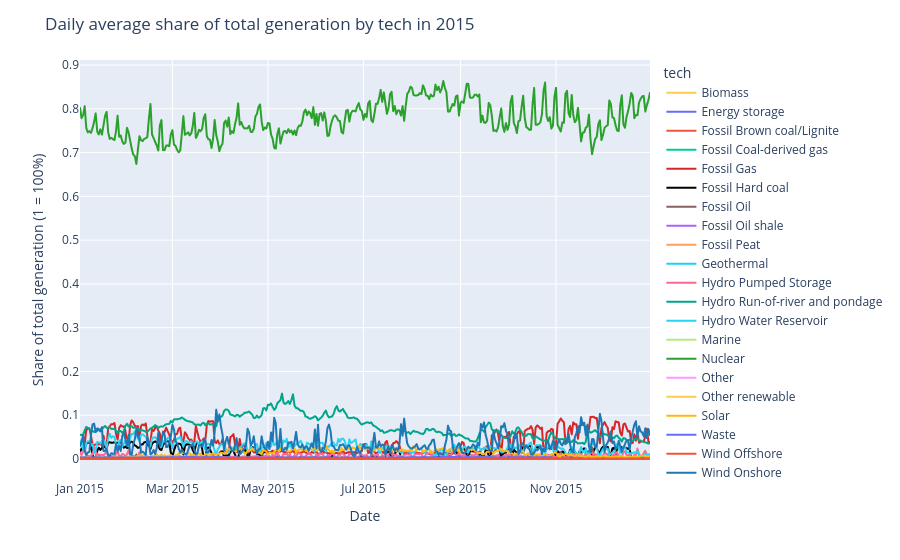

Notebook source saved alongside this figure:
### Code cell
df_m = m.copy()
fig = px.line(
    df_m,
    x="date",
    y="daily_avg_share_gen",
    color="tech",
    markers=False,
    color_discrete_map=color_map,
    labels={
        'daily_avg_share_gen':'Share of total generation (1 = 100%)',
        'date':'Date',
    }
)
fig.update_layout(title="Daily average share of total generation by tech in 2015")
fig.show()

### Figure 1 — Plotly figure (JSON) as saved in the notebook; plotly's stock layout.template omitted (floating-point values rounded to 4 significant figures; data arrays with more than 128 entries replaced by an {"elided": "..."} marker saying what was removed)
{"data": [{"hovertemplate": "tech=Biomass<br>Date=%{x}<br>Share of total generation (1 = 100%)=%{y}<extra></extra>", "legendgroup": "Biomass", "line": {"color": "#FECB52", "dash": "solid"}, "marker": {"symbol": "circle"}, "mode": "lines", "name": "Biomass", "showlegend": true, "type": "scattergl", "x": {"elided": "365 str values"}, "xaxis": "x", "y": {"elided": "365 float values"}, "yaxis": "y"}, {"hovertemplate": "tech=Energy storage<br>Date=%{x}<br>Share of total generation (1 = 100%)=%{y}<extra></extra>", "legendgroup": "Energy storage", "line": {"color": "#636efa", "dash": "solid"}, "marker": {"symbol": "circle"}, "mode": "lines", "name": "Energy storage", "showlegend": true, "type": "scattergl", "x": {"elided": "365 str values"}, "xaxis": "x", "y": {"elided": "365 float values"}, "yaxis": "y"}, {"hovertemplate": "tech=Fossil Brown coal/Lignite<br>Date=%{x}<br>Share of total generation (1 = 100%)=%{y}<extra></extra>", "legendgroup": "Fossil Brown coal/Lignite", "line": {"color": "#EF553B", "dash": "solid"}, "marker": {"symbol": "circle"}, "mode": "lines", "name": "Fossil Brown coal/Lignite", "showlegend": true, "type": "scattergl", "x": {"elided": "365 str values"}, "xaxis": "x", "y": {"elided": "365 float values"}, "yaxis": "y"}, {"hovertemplate": "tech=Fossil Coal-derived gas<br>Date=%{x}<br>Share of total generation (1 = 100%)=%{y}<extra></extra>", "legendgroup": "Fossil Coal-derived gas", "line": {"color": "#00cc96", "dash": "solid"}, "marker": {"symbol": "circle"}, "mode": "lines", "name": "Fossil Coal-derived gas", "showlegend": true, "type": "scattergl", "x": {"elided": "365 str values"}, "xaxis": "x", "y": {"elided": "365 float values"}, "yaxis": "y"}, {"hovertemplate": "tech=Fossil Gas<br>Date=%{x}<br>Share of total generation (1 = 100%)=%{y}<extra></extra>", "legendgroup": "Fossil Gas", "line": {"color": "#d62728", "dash": "solid"}, "marker": {"symbol": "circle"}, "mode": "lines", "name": "Fossil Gas", "showlegend": true, "type": "scattergl", "x": {"elided": "365 str values"}, "xaxis": "x", "y": {"elided": "365 float values"}, "yaxis": "y"}, {"hovertemplate": "tech=Fossil Hard coal<br>Date=%{x}<br>Share of total generation (1 = 100%)=%{y}<extra></extra>", "legendgroup": "Fossil Hard coal", "line": {"color": "#000000", "dash": "solid"}, "marker": {"symbol": "circle"}, "mode": "lines", "name": "Fossil Hard coal", "showlegend": true, "type": "scattergl", "x": {"elided": "365 str values"}, "xaxis": "x", "y": {"elided": "365 float values"}, "yaxis": "y"}, {"hovertemplate": "tech=Fossil Oil<br>Date=%{x}<br>Share of total generation (1 = 100%)=%{y}<extra></extra>", "legendgroup": "Fossil Oil", "line": {"color": "#896060", "dash": "solid"}, "marker": {"symbol": "circle"}, "mode": "lines", "name": "Fossil Oil", "showlegend": true, "type": "scattergl", "x": {"elided": "365 str values"}, "xaxis": "x", "y": {"elided": "365 float values"}, "yaxis": "y"}, {"hovertemplate": "tech=Fossil Oil shale<br>Date=%{x}<br>Share of total generation (1 = 100%)=%{y}<extra></extra>", "legendgroup": "Fossil Oil shale", "line": {"color": "#ab63fa", "dash": "solid"}, "marker": {"symbol": "circle"}, "mode": "lines", "name": "Fossil Oil shale", "showlegend": true, "type": "scattergl", "x": {"elided": "365 str values"}, "xaxis": "x", "y": {"elided": "365 float values"}, "yaxis": "y"}, {"hovertemplate": "tech=Fossil Peat<br>Date=%{x}<br>Share of total generation (1 = 100%)=%{y}<extra></extra>", "legendgroup": "Fossil Peat", "line": {"color": "#FFA15A", "dash": "solid"}, "marker": {"symbol": "circle"}, "mode": "lines", "name": "Fossil Peat", "showlegend": true, "type": "scattergl", "x": {"elided": "365 str values"}, "xaxis": "x", "y": {"elided": "365 float values"}, "yaxis": "y"}, {"hovertemplate": "tech=Geothermal<br>Date=%{x}<br>Share of total generation (1 = 100%)=%{y}<extra></extra>", "legendgroup": "Geothermal", "line": {"color": "#19d3f3", "dash": "solid"}, "marker": {"symbol": "circle"}, "mode": "lines", "name": "Geothermal", "showlegend": true, "type": "scattergl", "x": {"elided": "365 str values"}, "xaxis": "x", "y": {"elided": "365 float values"}, "yaxis": "y"}, {"hovertemplate": "tech=Hydro Pumped Storage<br>Date=%{x}<br>Share of total generation (1 = 100%)=%{y}<extra></extra>", "legendgroup": "Hydro Pumped Storage", "line": {"color": "#FF6692", "dash": "solid"}, "marker": {"symbol": "circle"}, "mode": "lines", "name": "Hydro Pumped Storage", "showlegend": true, "type": "scattergl", "x": {"elided": "365 str values"}, "xaxis": "x", "y": {"elided": "365 float values"}, "yaxis": "y"}, {"hovertemplate": "tech=Hydro Run-of-river and pondage<br>Date=%{x}<br>Share of total generation (1 = 100%)=%{y}<extra></extra>", "legendgroup": "Hydro Run-of-river and pondage", "line": {"color": "#00a58c", "dash": "solid"}, "marker": {"symbol": "circle"}, "mode": "lines", "name": "Hydro Run-of-river and pondage", "showlegend": true, "type": "scattergl", "x": {"elided": "365 str values"}, "xaxis": "x", "y": {"elided": "365 float values"}, "yaxis": "y"}, {"hovertemplate": "tech=Hydro Water Reservoir<br>Date=%{x}<br>Share of total generation (1 = 100%)=%{y}<extra></extra>", "legendgroup": "Hydro Water Reservoir", "line": {"color": "#28d3f5", "dash": "solid"}, "marker": {"symbol": "circle"}, "mode": "lines", "name": "Hydro Water Reservoir", "showlegend": true, "type": "scattergl", "x": {"elided": "365 str values"}, "xaxis": "x", "y": {"elided": "365 float values"}, "yaxis": "y"}, {"hovertemplate": "tech=Marine<br>Date=%{x}<br>Share of total generation (1 = 100%)=%{y}<extra></extra>", "legendgroup": "Marine", "line": {"color": "#B6E880", "dash": "solid"}, "marker": {"symbol": "circle"}, "mode": "lines", "name": "Marine", "showlegend": true, "type": "scattergl", "x": {"elided": "365 str values"}, "xaxis": "x", "y": {"elided": "365 float values"}, "yaxis": "y"}, {"hovertemplate": "tech=Nuclear<br>Date=%{x}<br>Share of total generation (1 = 100%)=%{y}<extra></extra>", "legendgroup": "Nuclear", "line": {"color": "#2ca02c", "dash": "solid"}, "marker": {"symbol": "circle"}, "mode": "lines", "name": "Nuclear", "showlegend": true, "type": "scattergl", "x": {"elided": "365 str values"}, "xaxis": "x", "y": {"elided": "365 float values"}, "yaxis": "y"}, {"hovertemplate": "tech=Other<br>Date=%{x}<br>Share of total generation (1 = 100%)=%{y}<extra></extra>", "legendgroup": "Other", "line": {"color": "#FF97FF", "dash": "solid"}, "marker": {"symbol": "circle"}, "mode": "lines", "name": "Other", "showlegend": true, "type": "scattergl", "x": {"elided": "365 str values"}, "xaxis": "x", "y": {"elided": "365 float values"}, "yaxis": "y"}, {"hovertemplate": "tech=Other renewable<br>Date=%{x}<br>Share of total generation (1 = 100%)=%{y}<extra></extra>", "legendgroup": "Other renewable", "line": {"color": "#FECB52", "dash": "solid"}, "marker": {"symbol": "circle"}, "mode": "lines", "name": "Other renewable", "showlegend": true, "type": "scattergl", "x": {"elided": "365 str values"}, "xaxis": "x", "y": {"elided": "365 float values"}, "yaxis": "y"}, {"hovertemplate": "tech=Solar<br>Date=%{x}<br>Share of total generation (1 = 100%)=%{y}<extra></extra>", "legendgroup": "Solar", "line": {"color": "#FDB813", "dash": "solid"}, "marker": {"symbol": "circle"}, "mode": "lines", "name": "Solar", "showlegend": true, "type": "scattergl", "x": {"elided": "365 str values"}, "xaxis": "x", "y": {"elided": "365 float values"}, "yaxis": "y"}, {"hovertemplate": "tech=Waste<br>Date=%{x}<br>Share of total generation (1 = 100%)=%{y}<extra></extra>", "legendgroup": "Waste", "line": {"color": "#636efa", "dash": "solid"}, "marker": {"symbol": "circle"}, "mode": "lines", "name": "Waste", "showlegend": true, "type": "scattergl", "x": {"elided": "365 str values"}, "xaxis": "x", "y": {"elided": "365 float values"}, "yaxis": "y"}, {"hovertemplate": "tech=Wind Offshore<br>Date=%{x}<br>Share of total generation (1 = 100%)=%{y}<extra></extra>", "legendgroup": "Wind Offshore", "line": {"color": "#EF553B", "dash": "solid"}, "marker": {"symbol": "circle"}, "mode": "lines", "name": "Wind Offshore", "showlegend": true, "type": "scattergl", "x": {"elided": "365 str values"}, "xaxis": "x", "y": {"elided": "365 float values"}, "yaxis": "y"}, {"hovertemplate": "tech=Wind Onshore<br>Date=%{x}<br>Share of total generation (1 = 100%)=%{y}<extra></extra>", "legendgroup": "Wind Onshore", "line": {"color": "#1f77b4", "dash": "solid"}, "marker": {"symbol": "circle"}, "mode": "lines", "name": "Wind Onshore", "showlegend": true, "type": "scattergl", "x": {"elided": "365 str values"}, "xaxis": "x", "y": {"elided": "365 float values"}, "yaxis": "y"}], "layout": {"legend": {"title": {"text": "tech"}, "tracegroupgap": 0}, "margin": {"t": 60}, "title": {"text": "Daily average share of total generation by tech in 2015"}, "xaxis": {"anchor": "y", "domain": [0, 1], "title": {"text": "Date"}}, "yaxis": {"anchor": "x", "domain": [0, 1], "title": {"text": "Share of total generation (1 = 100%)"}}}}
